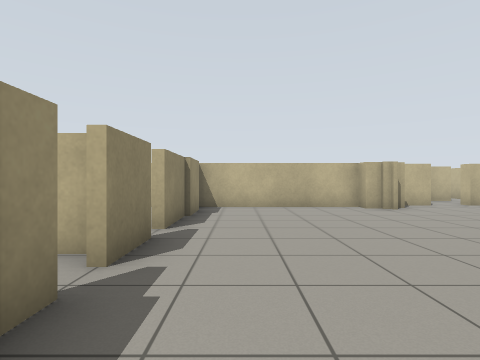
view 1 (above)

24 first-person views from a walk through a Gazebo world. The camera is 0.92 m above the floor, looks level and sees 80° across. The floor is counted in squares, 1 m on a side. Each view is taken from the middle of a square. On the plan, view 1 faces up. The plan holds only what a view shows up to about 11 squares ahead; the rest is blank.

view 2
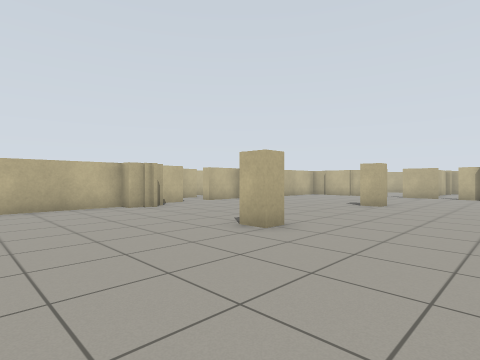

view 3
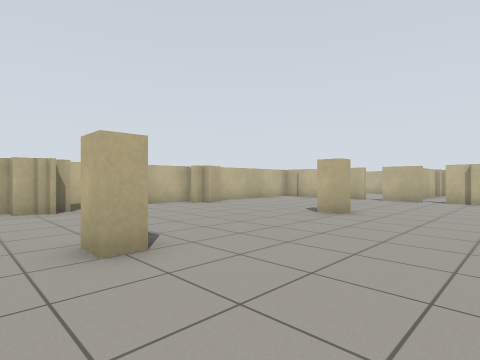

view 4
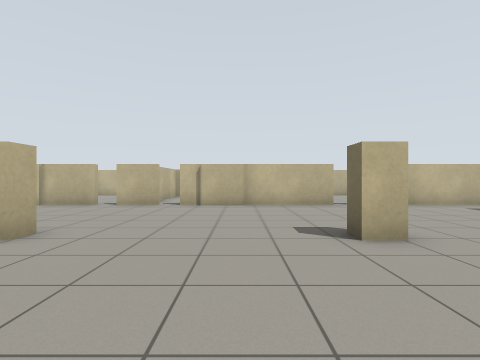

view 5
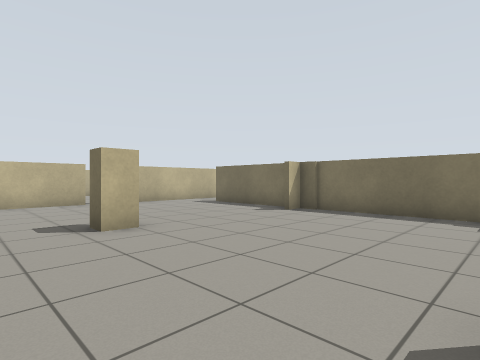

view 6
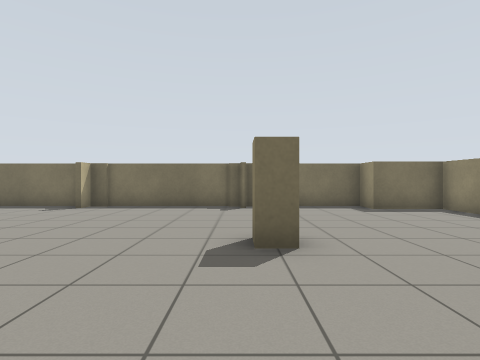

view 7
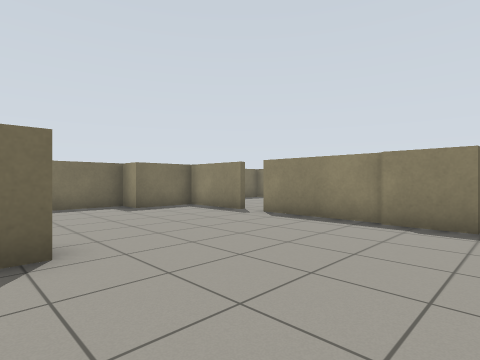

view 8
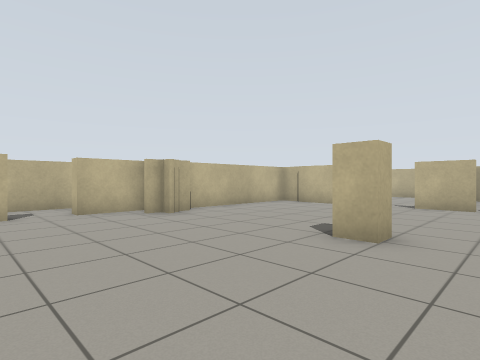

view 9
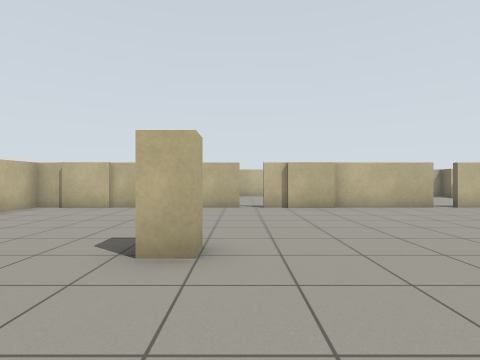

view 10
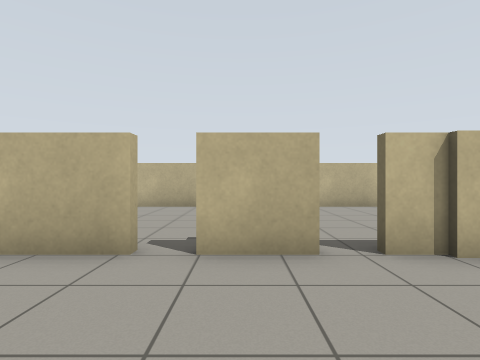

view 11
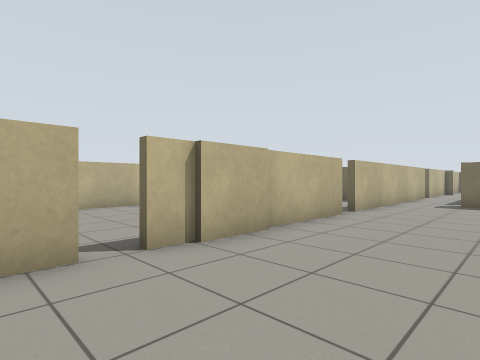

view 12
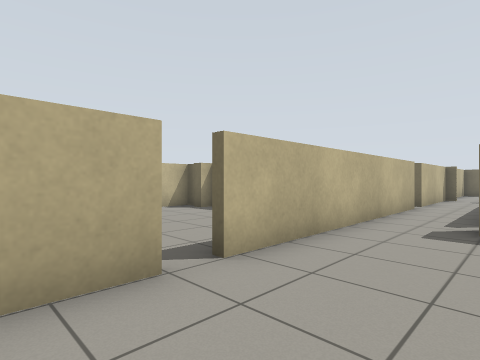

view 13
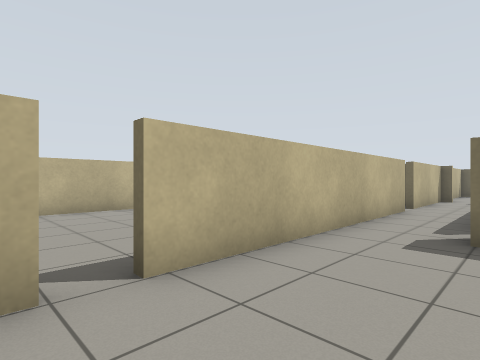

view 14
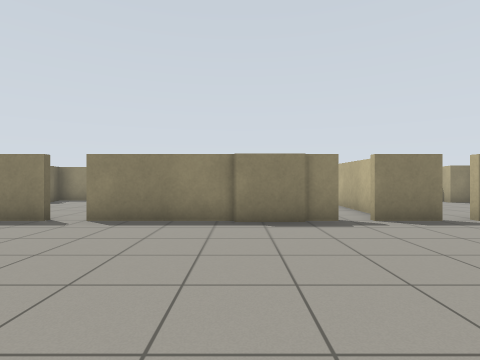

view 15
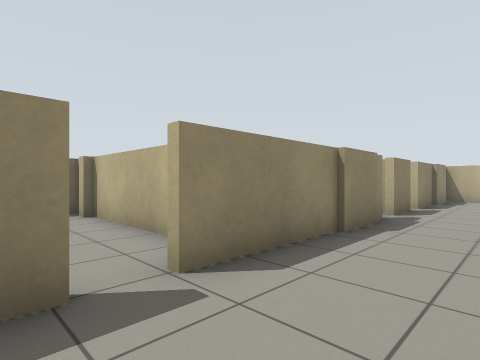

view 16
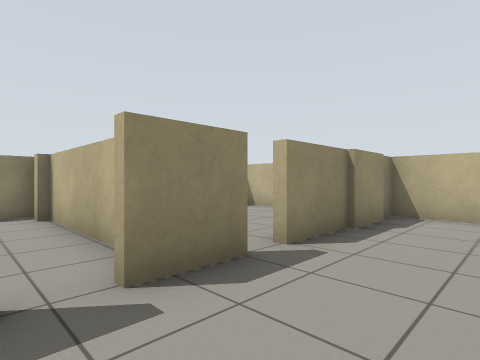

view 17
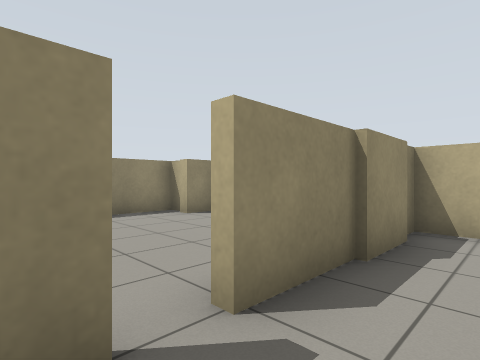

view 18
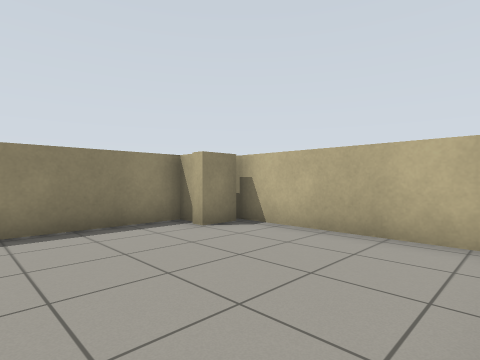

view 19
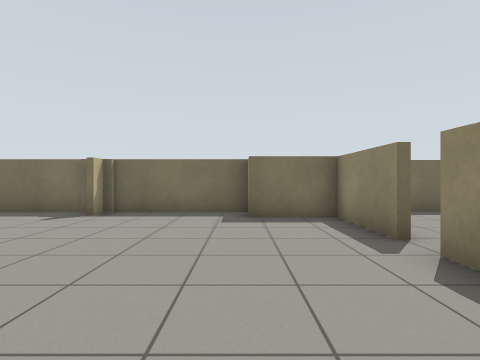

view 20
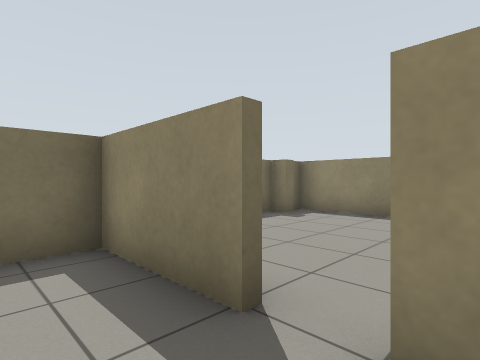

view 21
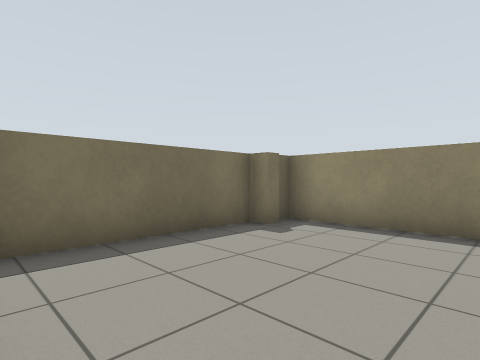

view 22
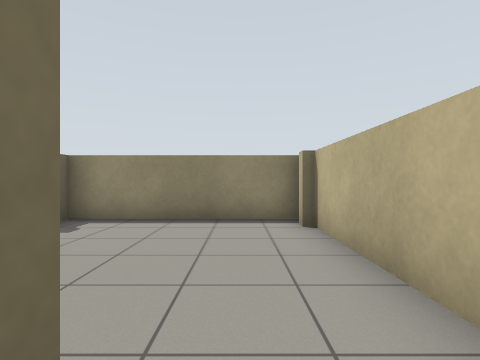

view 23
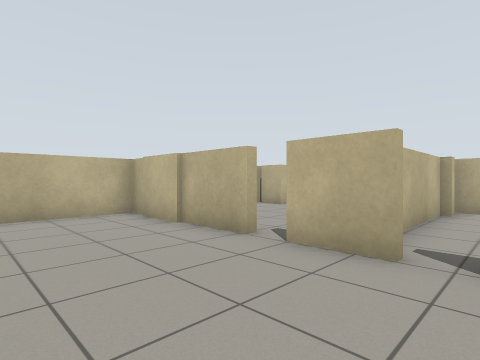

view 24
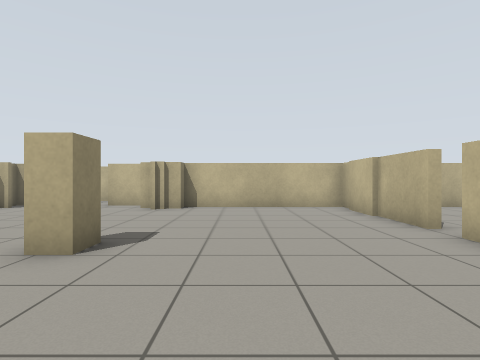

### Floor plan
Points are (right, up) in squares from view 1. A wall is a line through its corners. A room is listed if a view was taken in it or the views show most of it. See-through windows are left out.
Room 1 (views 1, 2, 3, 4, 5, 6, 7, 8, 9, 10, 11, 12, 13, 14, 15, 16, 17, 19, 20, 22, 23, 24)
walls: (10.3, -2.6) (10.3, -1.9) (11, -1.9); (10.9, 4.2) (10.9, 3.6) (10.3, 3.6) (10.3, 4.2); (10.3, 9.2) (9.8, 9.2); (5.5, 9.2) (5, 9.2); (16.5, 3) (16.5, 4.6); (4.9, 9.2) (4.1, 9.2) (4.1, 9.8) (-1.4, 9.8) (-1.4, 5.2); (11.1, 9.2) (10.4, 9.2); (6.9, 10.3) (5, 10.3); (-1.4, 2.2) (-1.4, -3.5); (16.5, 5.2) (16.5, 9.8) (11, 9.8); (10.8, -8.1) (14.6, -8.1); (10.1, 10.3) (8.3, 10.3) (8.3, 10.7); (4.8, -8) (4.8, -7.4); (16.5, -3.5) (16.5, 2.2); (-1.4, 4.6) (-1.4, 3); (-1.4, -4.4) (-1.4, -7) (0.8, -7) (0.8, -8.1) (10.3, -8.1) (10.3, -7.3); (8.8, 12.4) (7, 12.4); (16.5, -12.5) (16.5, -4.3); (16.5, -16.1) (16.5, -13.4)
ways out: opening at (-1, 5) to room 2; opening at (-1, -4) to room 3; opening at (17, -13); opening at (17, -4); opening at (17, 5); gap at (17, 2)
Room 2 (view 18)
walls: (-2.4, 9.8) (-7, 9.8); (-7.1, 8.7) (-7.7, 8.7) (-7.7, 5.5); (-6.6, 9.6) (-6.6, 8.5)
ways out: opening at (-1, 5) to room 1
Room 3 (view 21)
walls: (-2.7, -2.5) (-6.7, -2.5); (-7.1, -7.8) (-6.6, -7.8) (-6.6, -8.3) (-2.4, -8.3); (-7.7, -2.5) (-7.7, -8.1) (-7.2, -8.1)
ways out: opening at (-1, -4) to room 1

Positions as (right, up) in squares from view 1, and headings:
1: (0, 0), facing up
2: (0, 0), facing up-right
3: (3, 0), facing up-right
4: (6, 0), facing right
5: (5, 0), facing down-right
6: (5, 2), facing down
7: (5, 2), facing down-left
8: (6, 2), facing up-right
9: (7, 3), facing right
10: (13, 4), facing right
11: (13, 4), facing down-right
12: (14, -2), facing down-right
13: (14, -3), facing down-right
14: (5, 0), facing left
15: (1, -5), facing up-left
16: (1, 2), facing up-left
17: (0, 4), facing up-left
18: (-2, 5), facing up-left
19: (1, 0), facing down
20: (0, -3), facing down-left
21: (-2, -4), facing down-left
22: (-1, -4), facing left
23: (13, 2), facing up-right
24: (13, 0), facing up
